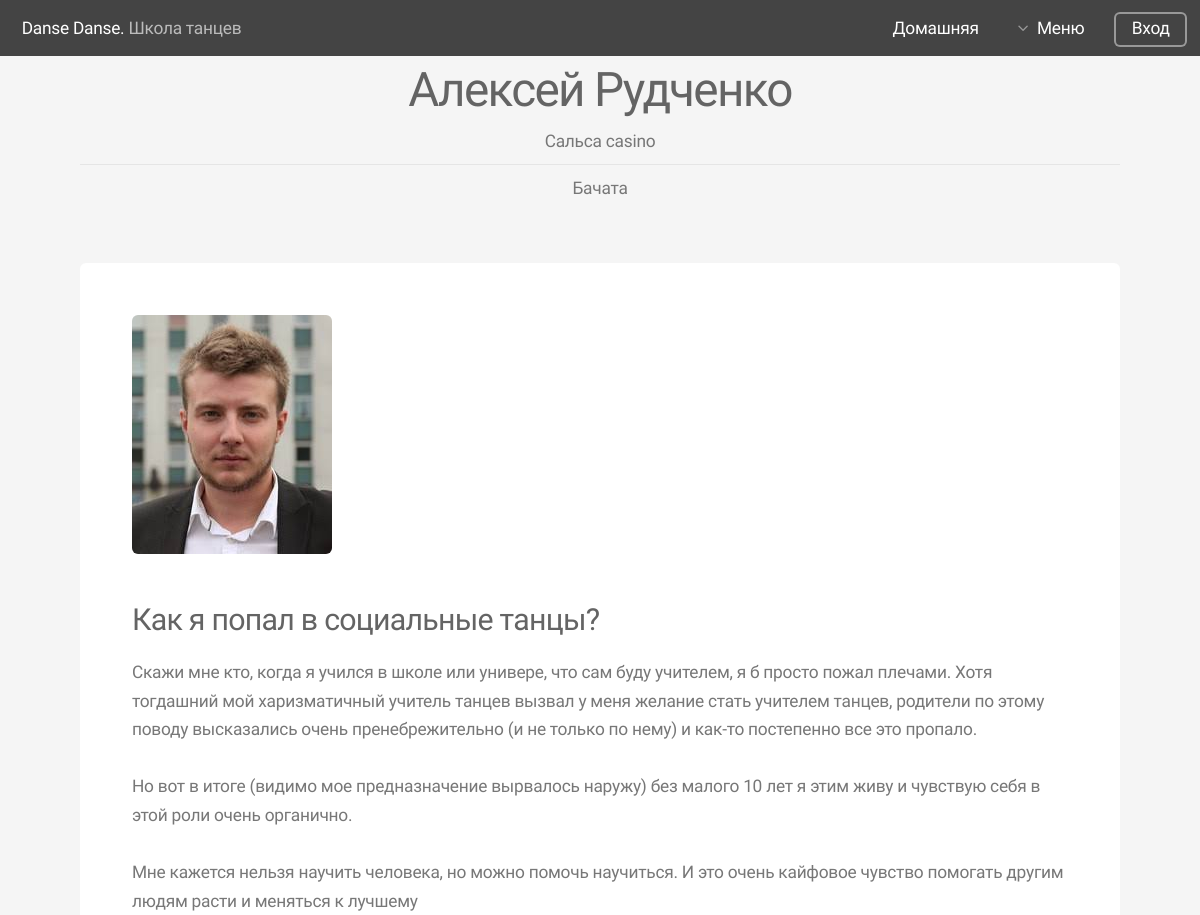
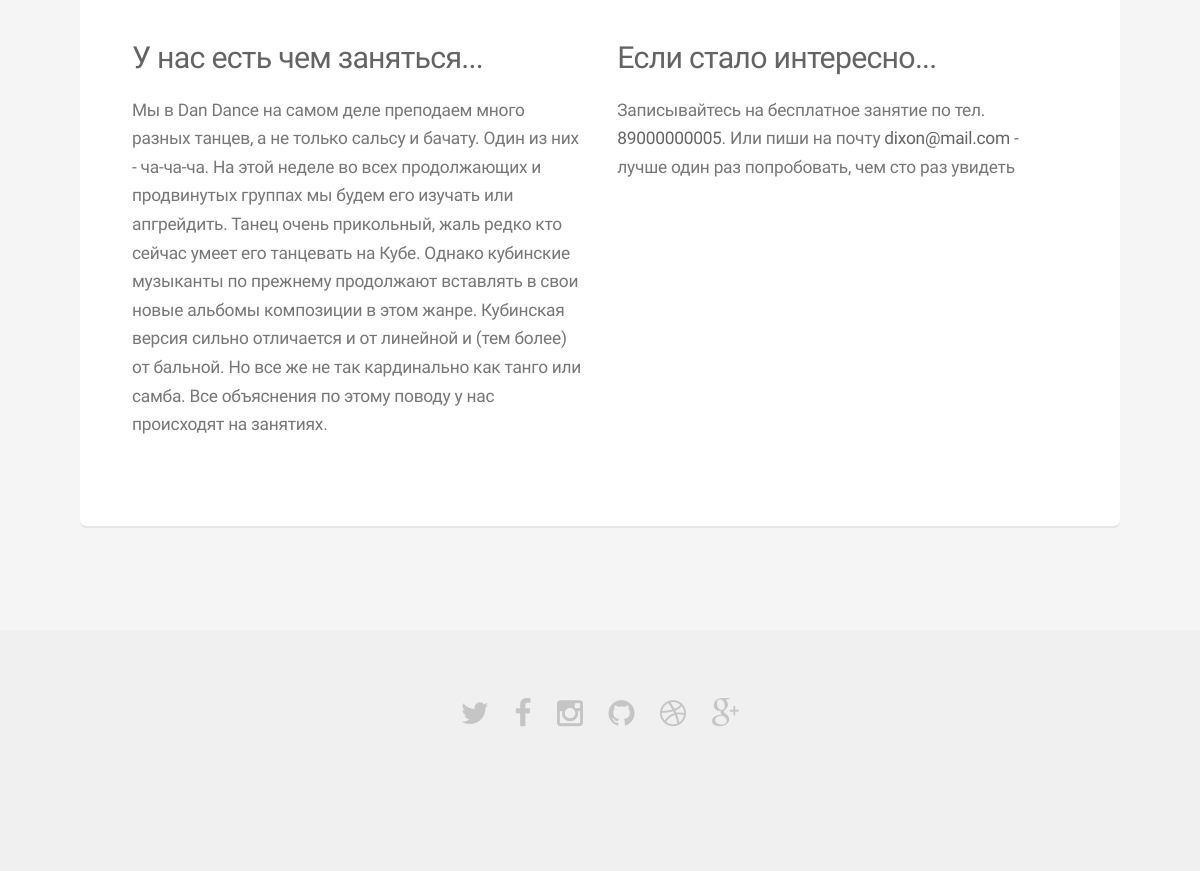
The app's page /instructors/1/ with its own data (2 pictures, top to bottom).
### instructors/models.py (models this page shows, shortened)
class Instructor(models.Model):
	photo = models.ImageField(verbose_name='Имя', null=True, max_length=100, help_text = 'Загрузите фотографию')
	name = models.CharField(verbose_name='Имя', max_length=255, help_text = 'Введите имя')
	surname = models.CharField(verbose_name='Фамилия', max_length=225)
	gender = models.CharField(verbose_name='Пол', null=True, blank=True, max_length=1, choices = (('М', 'Мужчина'), ('Ж', 'Женщина')))
	course = models.ManyToManyField(Course, verbose_name='Курс')
	date_of_birth = models.DateField(null=True, blank=True)
	emaill = models.EmailField(unique=True, null=True)
	is_active = models.BooleanField(default=True)
	position = models.ForeignKey('Position', on_delete=models.CASCADE, null=True)
	user = models.OneToOneField(settings.AUTH_USER_MODEL, on_delete=models.CASCADE,null=True)
	description = models.TextField(null=True, blank=True, help_text = 'В данное поле вводится краткая биография и основные черты личности', verbose_name='О себе')
	phone = models.CharField(max_length = 15, null=True, blank=True)
	'''
	phone = models.CharField(max_length = 15, null=True, blank=True)
	slug = models.SlugField(unique=True)
	gender = models.CharField(max_length=1, choices = (('m', 'Male'), ('f', 'Female')))
	'''

class Course(models.Model):
	name = models.CharField(null=True, max_length=225)
	def __str__(self):
		return self.name

### instructors/views.py (the view)
# urls.py: re_path(r'^instructors/(?P<instructor_id>\d+)/$', InstructorDetailView.as_view(), name='personal_ins'),
class InstructorDetailView(DetailView):
	model = Instructor
	template_name = 'personal_ins.html'
	pk_url_kwarg = 'instructor_id'
	context_object_name = 'personal_ins'

### templates/personal_ins.html (shortened to what this page needs)
{% extends 'base.html' %}
{% load staticfiles %}
{% block main %}
		<br/><br/>
		<br/><br/><br/><br/><br/><br/>
					<section id="main" class="container">
				<header>
					<h2>{{ personal_ins.name }} {{ personal_ins.surname }}</h2>
						<ul class="alt">
						{% for j in personal_ins.course.all %}
							<li>{{ j }}</li>
						{% endfor %}
						</ul>
				</header>
				<div class="box">
					<div class="box alt"><span class="image"><img src="{{ personal_ins.photo.url }}" alt="" /></span></div>
					{% if personal_ins.gender == 'М' %}
					<h3>Как я попал в социальные танцы? </h3>
					{% else %}
					<h3>Как я попала в социальные танцы? </h3>
					{% endif %}
					<p>{{ personal_ins.description|linebreaksbr }} </p>
					<div class="row">
						<div class="6u 12u(3)">
							<h3>У нас есть чем заняться...</h3>
							<p>Мы в Dan Dance на самом деле преподаем много разных танцев, а не только сальсу и бачату. Один из них - ча-ча-ча. На этой неделе во всех продолжающих и продвинутых группах мы будем его изучать или апгрейдить. Танец очень прикольный, жаль редко кто сейчас умеет его танцевать на Кубе. Однако кубинские музыканты по прежнему продолжают вставлять в свои новые альбомы композиции в этом жанре. Кубинская версия сильно отличается и от линейной и (тем более) от бальной. Но все же не так кардинально как танго или самба. Все объяснения по этому поводу у нас происходят на занятиях.</p>
						</div>
						<div class="6u 12u(3)">
							<h3>Если стало интересно...</h3>
							<p>Записывайтесь на бесплатное занятие по тел. <strong>{{ personal_ins.phone }}</strong>. Или пиши на почту <strong>{{ personal_ins.emaill }}</strong> - лучше один раз попробовать, чем сто раз увидеть</p>
						</div>
					</div>
				</div>
			</section>
{% endblock %}

### static/css/skel.css (style rules this page uses)
html,body,div,span,applet,object,iframe,h1,h2,h3,h4,h5,h6,p,blockquote,pre,a,abbr,acronym,address,big,cite,code,del,dfn,em,img,ins,kbd,q,s,samp,small,strike,strong,sub,sup,tt,var,b,u,i,center,dl,dt,dd,ol,ul,li,fieldset,form,label,legend,table,caption,tbody,tfoot,thead,tr,th,td,article,aside,canvas,details,embed,figure,figcaption,footer,header,hgroup,menu,nav,output,ruby,section,summary,time,mark,audio,video { margin:0;padding:0;border:0;font-size:100%;font:inherit;vertical-align:baseline; }
article,aside,details,figcaption,figure,footer,header,hgroup,menu,nav,section { display:block; }
body { line-height:1; }
ol,ul { list-style:none; }
body { -webkit-text-size-adjust:none }
*, *:before, *:after { -moz-box-sizing: border-box; -webkit-box-sizing: border-box; box-sizing: border-box; }
body { min-width: 60em; }
.container { margin-left: auto; margin-right: auto; width: 60em; }
.row { border-bottom: solid 1px transparent; }
.row > * { float: left; }
.row:after, .row:before { content: ''; display: block; clear: both; height: 0; }
.row > * { padding: 0 0 0 2em; }
.row { margin: 0 0 0 -2em; }
.\36 u, .\36 u\24, .\36 u\28 1\29, .\36 u\24\28 1\29 { width: 50%; clear: none; }

### static/css/style.css (style rules this page uses)
body { background: #f5f5f5; }
body, input, select, textarea { color: #777; font-family: "Source Sans Pro", sans-serif; font-size: 16pt; font-weight: 300; line-height: 1.65em; letter-spacing: -0.015em; }
strong, b { color: #646464; font-weight: 400; }
p { margin: 0 0 2em 0; }
h1, h2, h3, h4, h5, h6 { color: #646464; font-weight: 300; line-height: 1em; margin: 0 0 0.5em 0; }
h2 { font-size: 2.25em; line-height: 1.5em; letter-spacing: -0.035em; }
h3 { font-size: 1.75em; line-height: 1.5em; letter-spacing: -0.025em; }
.box { background: #fff; border-radius: 6px; box-shadow: 0 2px 0 0 #e5e5e5; margin: 0 0 2em 0; padding: 3em; }
.box > :last-child { margin-bottom: 0; }
.box.alt { background: none !important; border-radius: 0 !important; box-shadow: none !important; margin: 0 0 2em 0; padding: 0 !important; }
.image { border-radius: 6px; border: 0; display: inline-block; position: relative; }
.image img { border-radius: 6px; display: block; }
ul { list-style: disc; margin: 0 0 2em 0; padding-left: 1em; }
ul li { padding-left: 0.5em; }
ul.alt { list-style: none; padding-left: 0; }
ul.alt li { border-top: solid 1px #e5e5e5; padding: 0.5em 0; }
ul.alt li:first-child { border-top: 0; padding-top: 0; }
#main { padding: 4em 0; }
#main > header { text-align: center; margin: 0 0 3em 0; }
#main > header h2 { font-size: 2.75em; margin: 0; }
body.landing #main { margin-top: -14em; }

### static/css/style-wide.css (style rules this page uses)
body, input, select, textarea { font-size: 13pt; }

### static/css/style-normal.css (style rules this page uses)
body, input, select, textarea { font-size: 11pt; }

### records on screen
Instructor: name "Алексей", surname "Рудченко", photo (picture), description "Скажи мне кто, когда я учился в школе или универе, что сам буду учителем, я б просто пожал плечами. Хотя тогдашний мой харизматичный учитель танцев вызвал у меня желание стать учителем танцев, родители по этому поводу высказались очень пренебрежительно (и не только по нему) и как-то постепенно все это пропало. Но вот в итоге (видимо мое предназначение вырвалось наружу) без малого 10 лет я этим живу и чувствую себя в этой роли очень органично. Мне кажется нельзя научить человека, но можно помочь научиться. И это очень кайфовое чувство помогать другим людям расти и меняться к лучшему", phone "89000000005", emaill "dixon@mail.com"
Course: name "Сальса casino"
Course: name "Бачата"
